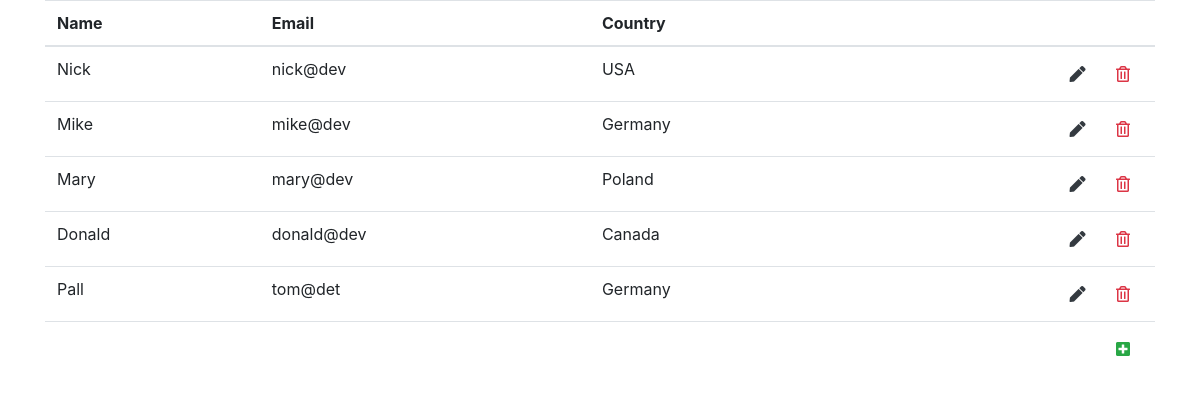
The page / on the database its author committed.
### tables this page shows
CREATE TABLE `users` (
  `id` int(11) NOT NULL,
  `name` varchar(255) NOT NULL,
  `email` varchar(255) NOT NULL,
  `country_id` int(11) NOT NULL
);

CREATE TABLE `countries` (
  `id` int(11) NOT NULL,
  `country` varchar(255) NOT NULL
);

### App/Controllers/IndexController.php (called while the page is built, shortened)
<?php
class IndexController extends Controller
{
    public function index()
    {
        $model = new Models\UserModel($this->database_connection);
        $this->view->renderLayout(
            [
                'index'
            ],
            'Home',
            [
                'users' => $model->getUsers()
            ]
        );
    }
}

### Core/Router.php (called while the page is built, shortened)
<?php
class Router
{
    private $action_name;
    private $action_params;
    public function __construct($uri)
    {
        $controller = new $controller();
        if (method_exists($controller, $this->action_name)) {
            \call_user_func_array([$controller, $this->action_name], $this->action_params);
        } else {
            throw new Exceptions\ResourceNotFoundException();
        }
    }
    private function splitUri($uri)
    {
        $uriArray = trim($uri, '/');
        $uriArray = filter_var($uriArray, FILTER_SANITIZE_URL);
        $uriArray = $uriArray === '' ? [] : explode('/', $uriArray);
        $this->action_name = isset($uriArray[1]) ? $uriArray[1] : 'index';
        unset($uriArray[0], $uriArray[1]);
        $this->action_params = array_values($uriArray);
    }
}

### public/index.php (called while the page is built, shortened)
<?php
new \Core\Router(isset($_GET['uri']) ? $_GET['uri'] : '');

### Core/Model.php (called while the page is built, shortened)
<?php
class Model
{
    public function __construct($connection)
    {
        $this->connection = $connection;
    }
}

### App/Models/UserModel.php (called while the page is built, shortened)
<?php
class UserModel extends Model
{
    public function getUsers()
    {
        $sql = 'SELECT u.id, u.name, u.email, c.country FROM users u LEFT JOIN countries c ON u.country_id=c.id';
        $stmt = $this->connection->query($sql);
        return $stmt->fetchAll();
    }
}

### App/Views/index.php (the view, shortened to what this page needs)
<div class="container">
    <table class="table">
        <thead>
        <tr>
            <th>Name</th>
            <th>Email</th>
            <th>Country</th>
            <th></th>
        </tr>
        </thead>
        <tbody>
        <?php foreach ($view_data['users'] as $user) { ?>
            <tr>
                <td><?= $user['name'] ?></td>
                <td><?= $user['email'] ?></td>
                <td><?= $user['country'] ?></td>
                <td>
                    <div class="float-right">
                        <button type="button" data-id="<?= $user['id'] ?>" class="btn btn-link text-dark btn-update">
                            <i class="fas fa-pen"></i>
                        </button>
                        <button type="submit" form="form-delete-<?= $user['id'] ?>" class="btn btn-link text-danger">
                            <i class="far fa-trash-alt"></i>
                        </button>
                    </div>
                </td>
            </tr>
        <?php } ?>
        <tr>
            <td></td>
            <td></td>
            <td></td>
            <td>
                <div class="float-right">
                    <button id="btn-add" type="button" class="btn btn-link text-success">
                        <i class="fas fa-plus-square"></i>
                    </button>
                </div>
            </td>
        </tr>
        </tbody>
    </table>
</div>

### Core/View.php (shortened to what this page needs)
<?php
class View
{
    public function renderLayout($views, $title, $data = [])
    {
        $this->render($views, $title, true, $data);
    }
    protected function render($views, $title, $layout, $data = [])
    {
        try {
            foreach ($views as $view) {
                $this->protectedInclude(Config::PATH_VIEWS . $view . '.php', ['view_data' => $data]);
            }
            $output = ob_get_clean();
        } catch (\Exception $e) {
            ob_end_clean();
            throw $e;
        } catch (\Throwable $t) {
            ob_end_clean();
            throw $t;
        }
        if ($layout) {
            $this->protectedInclude(Config::PATH_VIEWS . 'layout.php', ['view_content' => $output, 'view_title' => $title]);
        } else {
            echo $output;
        }
    }
    protected function protectedInclude()
    {
        include func_get_arg(0);
    }
}

### App/Views/layout.php (shortened to what this page needs)
<html lang="en">
<head>
    <link rel="stylesheet" href="https://cdnjs.cloudflare.com/ajax/libs/twitter-bootstrap/4.3.1/css/bootstrap.min.css">
    <link rel="stylesheet" href="https://use.fontawesome.com/releases/v5.7.2/css/all.css">
</head>
<body>
    <?php echo $view_content; ?>
</body>
</html>

### rows shown on the page
users: name "Nick", email "nick@dev", country.country "USA"
users: name "Mike", email "mike@dev", country.country "Germany"
users: name "Mary", email "mary@dev", country.country "Poland"
users: name "Donald", email "donald@dev", country.country "Canada"
users: name "Pall", email "tom@det", country.country "Germany"
